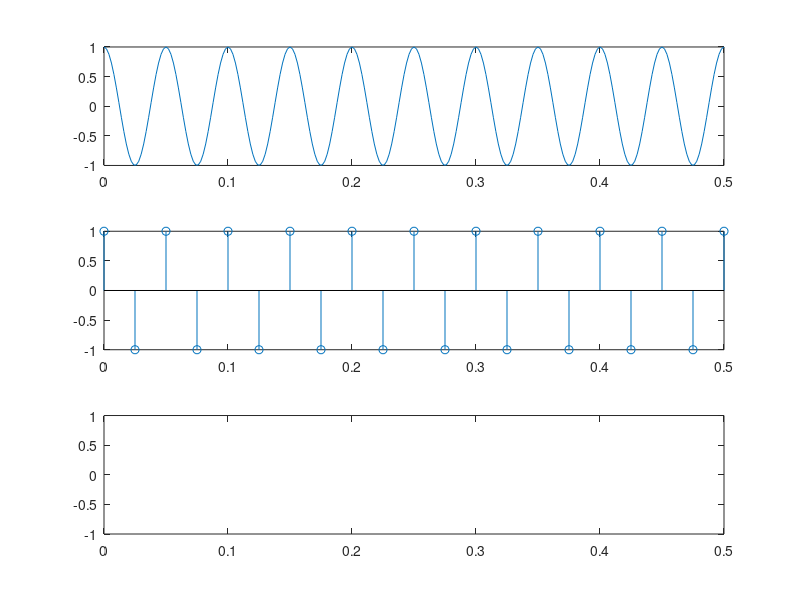

This figure's MATLAB source:
%original signal
F0 = 20
Fs = 40
T = 1/500
t = 0:T:10/F0
xc = cos(2*pi*F0*t)
subplot(3, 1, 1), plot(t, xc)

%sampled signal
Ts = 1/Fs
n = 0:Ts:10/F0
x = cos(2*pi*F0*n)
subplot(3, 1, 2), stem(n, x)

%reconstructed signal
Tr = 1/5e6
n = 0:Tr:10/F0
xr = cos(2*pi*F0*n)
subplot(3, 1, 3), plot(n, xr)

